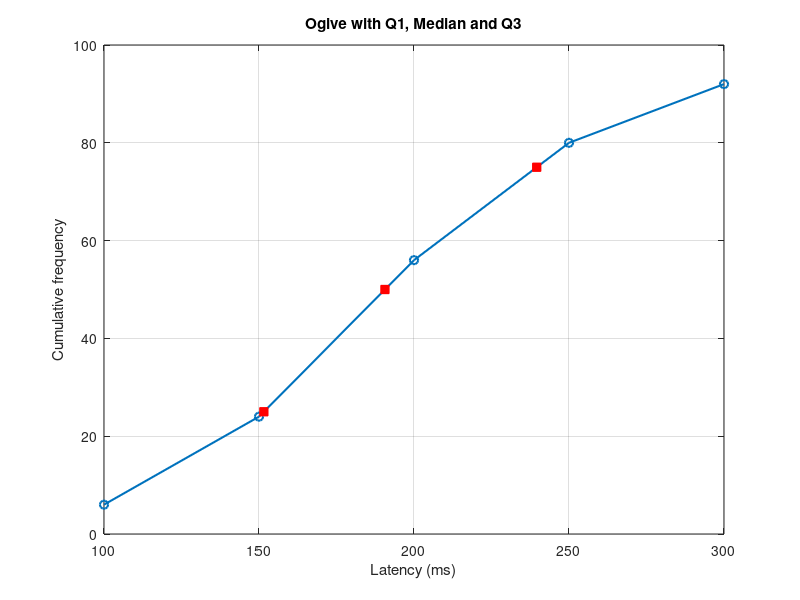

Recreate this plot in MATLAB.
% Question 8 (Lecture 8): Median, quartiles and percentiles of grouped data (open-ended classes)
clc; clear; close all;

% Classes: Under 100 | 100-150 | 150-200 | 200-250 | 250-300 | 300 and above
L = [NaN 100 150 200 250 300];        % lower boundaries (first class is open-ended)
f = [6 18 32 24 12 8];                % number of requests
h = 50;                               % class width of the closed classes
n = sum(f);
cf = cumsum(f);
cprev = [0 cf(1:end-1)];              % cumulative frequency before each class

idx = @(p) find(cf >= p*n, 1);                              % class containing the p-th quantile
gq  = @(p) L(idx(p)) + h ./ f(idx(p)) .* (p*n - cprev(idx(p)));   % l + (h/f)(pn - c)

p = [0.10 0.25 0.50 0.75 0.90];
names = {'P10', 'Q1', 'Median', 'Q3', 'P90'};
for j = 1:numel(p)
    fprintf('%-7s = %8.2f ms\n', names{j}, gq(p(j)));
end
fprintf('Requests slower than 300 ms = %.0f%%\n', 100 * f(end) / n);

% ---- Graphic location of the quantiles (ogive) ----
ub = [100 150 200 250 300];           % upper boundaries of the closed-end classes
plot(ub, cf(1:5), '-o', 'LineWidth', 1.5); hold on;
q = [gq(0.25) gq(0.50) gq(0.75)];
plot(q, [0.25 0.50 0.75] * n, 'rs', 'MarkerFaceColor', 'r');
xlabel('Latency (ms)'); ylabel('Cumulative frequency');
title('Ogive with Q1, Median and Q3'); grid on;
